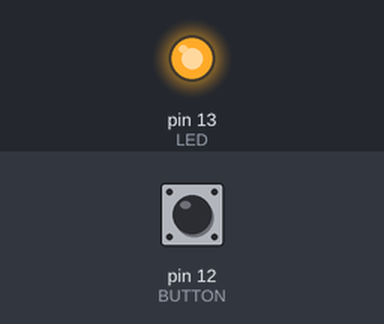
A sketch run on a simulated Arduino Uno, built with avr-gcc and run on an emulated ATmega328P. Parts: output pins drawn as LEDs (lit = HIGH). Inputs (shaded band) come from the test bench; at power-on: pin 12 (BUTTON) HIGH.

Above: at 1.2 s.
1.3 s: pin 12 (BUTTON) pulled LOW for 0.15 s
At 1.8 s:
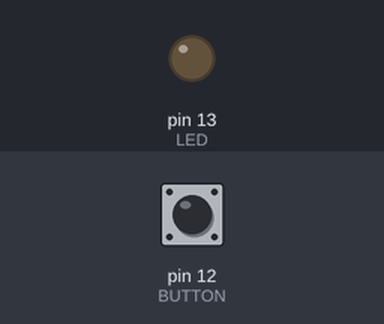
2.9 s: pin 12 (BUTTON) pulled LOW for 1 s
At 4.3 s:
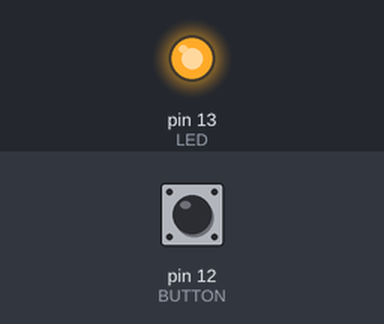
5.4 s: pin 12 (BUTTON) pulled LOW for 3.2 s
At 9.1 s:
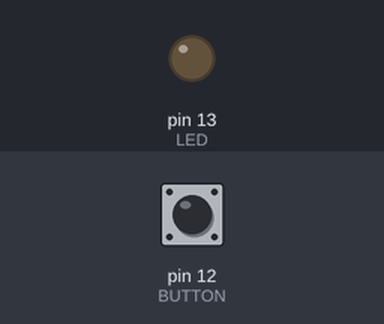
Timing chart, 0 to 10.6 s (numbered marks = the images above; inputs shaded):
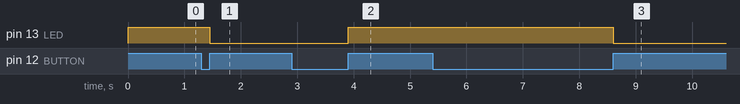

The sketch:

Ex2_latching_button.ino
```cpp
const byte LED = 13;
const byte BUTTON = 12;
boolean buttonState = false;
boolean LEDstate = false;

void setup() {
  // put your setup code here, to run once:

  pinMode(LED, OUTPUT);
  pinMode(BUTTON, INPUT_PULLUP);
  Serial.begin(9600);
}

void loop() {
  // put your main code here, to run repeatedly:


  if(digitalRead(BUTTON) == true && buttonState == false){
    buttonState =! buttonState;
    LEDstate =! LEDstate;
  }

  if(digitalRead(BUTTON) == false && buttonState == true){
    buttonState =! buttonState;
  }

  digitalWrite(LED,LEDstate);

}
```

Measured:
- after the input at 1.3 s, pin 13 (LED): HIGH → LOW after 0.15 s
- after the input at 2.9 s, pin 13 (LED): LOW → HIGH after 1.0 s
- after the input at 5.4 s, pin 13 (LED): HIGH → LOW after 3.2 s
